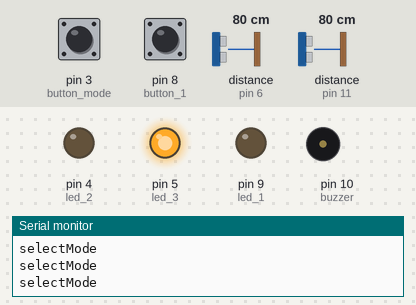
A sketch run on a simulated Arduino Uno, built with avr-gcc and run on an emulated ATmega328P. On the bench: output pins drawn as LEDs (lit = HIGH), buzzer (waves = sounding), the last lines printed to the serial monitor. Inputs (shaded band) come from the test bench; at power-on: pin 3 (button_mode) LOW, pin 8 (button_1) LOW, distance to the obstacle (sensors on pin 11, pin 6) 80 cm. The echo pulse lasts 58.3 µs per cm; pins used as bus, display or sensor lines are not drawn.

Above: at 1.2 s.
1.3 s: pin 3 (button_mode) pulled HIGH for 0.15 s
At 1.8 s:
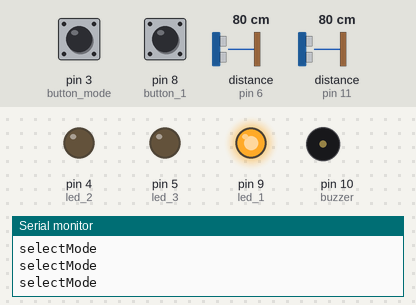
2.9 s: pin 8 (button_1) pulled HIGH for 0.15 s
At 4.1 s:
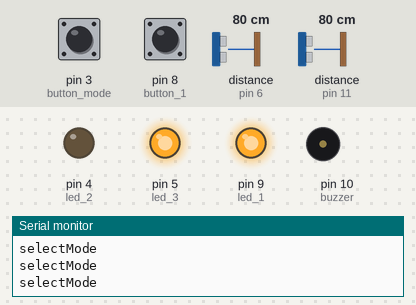
4.5 s: pin 3 (button_mode) pulled HIGH for 1 s
At 7.1 s:
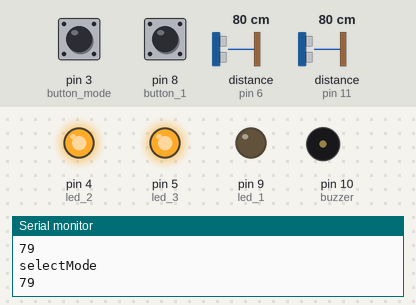
10.3 s: distance to the obstacle (sensor on pin 11) set to 105 cm
11.8 s: distance to the obstacle (sensor on pin 11) set to 97 cm
At 12.9 s:
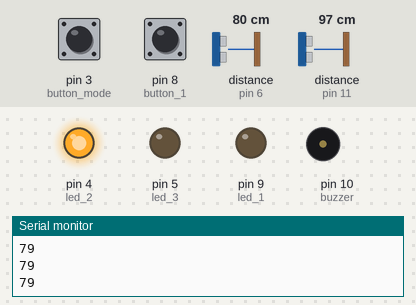
Timing chart, 0 to 14.6 s (numbered marks = the images above; inputs shaded):
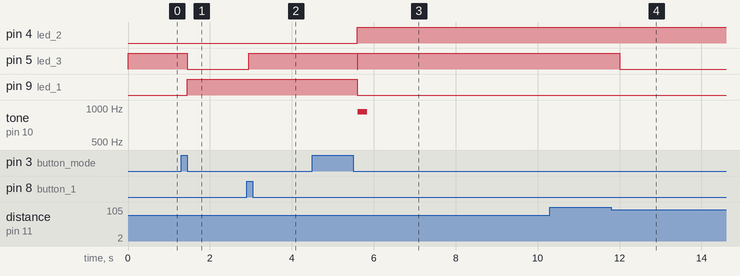

The sketch:

present2.ino
```cpp
#define button_mode 3
#define led_2 4
#define led_3 5
#define Echo_1 6
#define Trig_1 7
#define button_1 8
#define led_1 9
#define buzzer 10
#define Echo_2 11
#define Trig_2 12

int previous = LOW;
int State;
int present = LOW;
int present_2 = LOW;
int readingmode = LOW;
int reading;
int k = HIGH, n;
int m ;
int kon = LOW;
int X = LOW;
int State_1 = LOW;
int State_2 = HIGH;
int add;
int breaker = HIGH;
int a, out;
long duration;
int distance;

// ==========================================================

void setup() {
  // put your setup code here, to run once:
  pinMode(button_1, INPUT);
  pinMode(Echo_1, INPUT);
  pinMode(Trig_1, OUTPUT);
  pinMode(led_1, OUTPUT);
  pinMode(buzzer, OUTPUT);
  pinMode(led_2, OUTPUT);
  pinMode(led_3, OUTPUT);
  pinMode(button_mode, INPUT);
  pinMode(Echo_2, INPUT);
  pinMode(Trig_2, OUTPUT);

  Serial.begin(9600);

}

bool readUltrasonic(){
  digitalWrite(Trig_1, LOW);
delayMicroseconds(2);

digitalWrite(Trig_1, HIGH);
delayMicroseconds(10);

digitalWrite(Trig_1, LOW);

duration = pulseIn(Echo_1, HIGH);
distance = duration * 0.034 / 2;
Serial.println(distance);

if( distance < 100){
  return HIGH;
}else{
  return LOW;
}

}

// ===========================================

bool readUltrasonic2(){
  digitalWrite(Trig_2, LOW);
delayMicroseconds(2);

digitalWrite(Trig_2, HIGH);
delayMicroseconds(10);

digitalWrite(Trig_2, LOW);

duration = pulseIn(Echo_2, HIGH);
distance = duration * 0.034 / 2;
Serial.println(distance);

if( distance < 100){
  return HIGH;
}else{
  return LOW;
}

}

// ==============================================================

void selectMode(){
  do{
    readingmode = digitalRead(button_mode);  // choose Mode: 1 or 2
    if(readingmode == HIGH && kon == LOW){
        State_1 = !State_1 ;
        State_2 = !State_2 ;
        breaker = !breaker;
        k = LOW;
        if(m == 1){
          m = 2;
        }else{
          m = 1;
        }
    }
    kon = readingmode;
  }while(readingmode == HIGH);
  Serial.println("selectMode");

}

// ==============================================================================

void mode1 (){
  do{
      digitalWrite(led_1, State_1);
      digitalWrite(led_2, State_2);

      selectMode();

      reading = digitalRead(button_1);
      if(reading == HIGH && previous == LOW){
        State = !State;
      }

      digitalWrite(led_3, State);
      delay(100);
      previous = reading;
    }while( m == 1);                       // if m = 2 stop Mode 1 ; come in Mode 2

      digitalWrite(led_3, LOW);           // if stop Mode 1 , led_3 off
}

// ==================================================================

void mode2 (){
  do{
      digitalWrite(led_2 ,State_2);   // State Mode
      digitalWrite(led_1, State_1);

      do{
        selectMode();                    // if button_Mode = HIGH : STOP MODE 2; COME IN MODE 1
      }while(readingmode == HIGH);

      State = LOW;
      present = LOW;

      do{
        n = 6;
        present = readUltrasonic();     // sensor out room
        Serial.println(present);

        if( present == HIGH){
          add = 1;
          Serial.println("sensor111111");
        }


        present_2 = readUltrasonic2();
        Serial.println(present_2);

        if( present_2 == HIGH && add == 1){
          if(State == LOW){
            State = HIGH;
            n = 5;
            add = 0;
            Serial.println("sensor222222");
          }
        }

        digitalWrite(led_3, State);
        Serial.println("hhhhhh");
        selectMode();

        if( n == 5){
          tone(buzzer, 925, 225);
          delay(1000);
        }
      } while (add == 1);

      Serial.println("outtttt");
      out = 0;
      k = HIGH;
      n = 0;
      a = LOW;
      present = LOW;

   if ( State == HIGH){
    Serial.println("state = high");
    do{
      if( a == LOW ){

        do {
          present_2 = readUltrasonic2();      // sensor in room
          delay(200);

          if(present_2 == HIGH && a == LOW){
            do{
              selectMode();                     // if button_Mode = HIHG, stop mode 2 ; come in mode 1
              } while (readingmode == HIGH);
            }

         }while( present_2 == HIGH);

          present_2 = LOW;
      }

        a = HIGH;
        delay(100);

        do{
          selectMode();             // if button_Mode = HIGH, stop mode 2 ; come in mode 1
        } while ( readingmode == HIGH);

        present_2 = readUltrasonic2();      // sensor in room
        if(present_2 == HIGH){
          out = 1;
        }

        present = readUltrasonic();         // sensor out room
        if( present == HIGH && out == 1){
          k = LOW;                          // led_3 off or on
        }

        delay(100);
        n++;

     if(n == 40){

        tone(buzzer, 988, 250);
        delay(400);

        do{
          selectMode();

        }while(readingmode == HIGH);

        tone(buzzer, 880, 250);
        delay(400);

        do{
          selectMode();
        }while(readingmode == HIGH);

        tone(buzzer, 784, 1000);
        delay(1000);

        do{
          selectMode();
        }while(readingmode == HIGH);

        tone(buzzer, 784, 1000);
        delay(1000);
      }

    } while (k == HIGH && n <= 60);
  }

   digitalWrite(led_3, LOW);

   do{
    present = readUltrasonic();       // sensor out room
     } while (present == HIGH);

   selectMode();

   } while (m == 2);            // if m = 1 is Mode 2 off

    digitalWrite( led_3, LOW );     // if stop Mode 2 is led_3 off

}


// %%%%%%%%%%%%%%%%%%%%%%%%%%%%%%%%%%%%%%%%%%%%%%%%%%%%%%%%%%%%%

void loop() {

    X = LOW;
    State = LOW;
  reading = LOW;

  selectMode();  // Mode 1 or 2

  digitalWrite(led_3, breaker);


  switch(m){
    case 1:               // come in mode 1 if m = 1

    mode1();

    case 2:                               // come in Mode 2

    mode2();
  }

}
```

Measured:
- after the input at 1.3 s, pin 5 (led_3): HIGH → LOW after 0.15 s; pin 9 (led_1): LOW → HIGH after 0.15 s
- after the input at 2.9 s, pin 5 (led_3): LOW → HIGH after 0.05 s
- after the input at 4.5 s, pin 4 (led_2): LOW → HIGH after 1.1 s; pin 5 (led_3): HIGH → LOW after 1.1 s, → HIGH 0.01 s later; pin 9 (led_1): HIGH → LOW after 1.1 s; tone on pin 10 (buzzer): silent → 925 Hz after 1.1 s, → silent 0.23 s later
- after the input at 11.8 s, pin 5 (led_3): HIGH → LOW after 0.20 s
